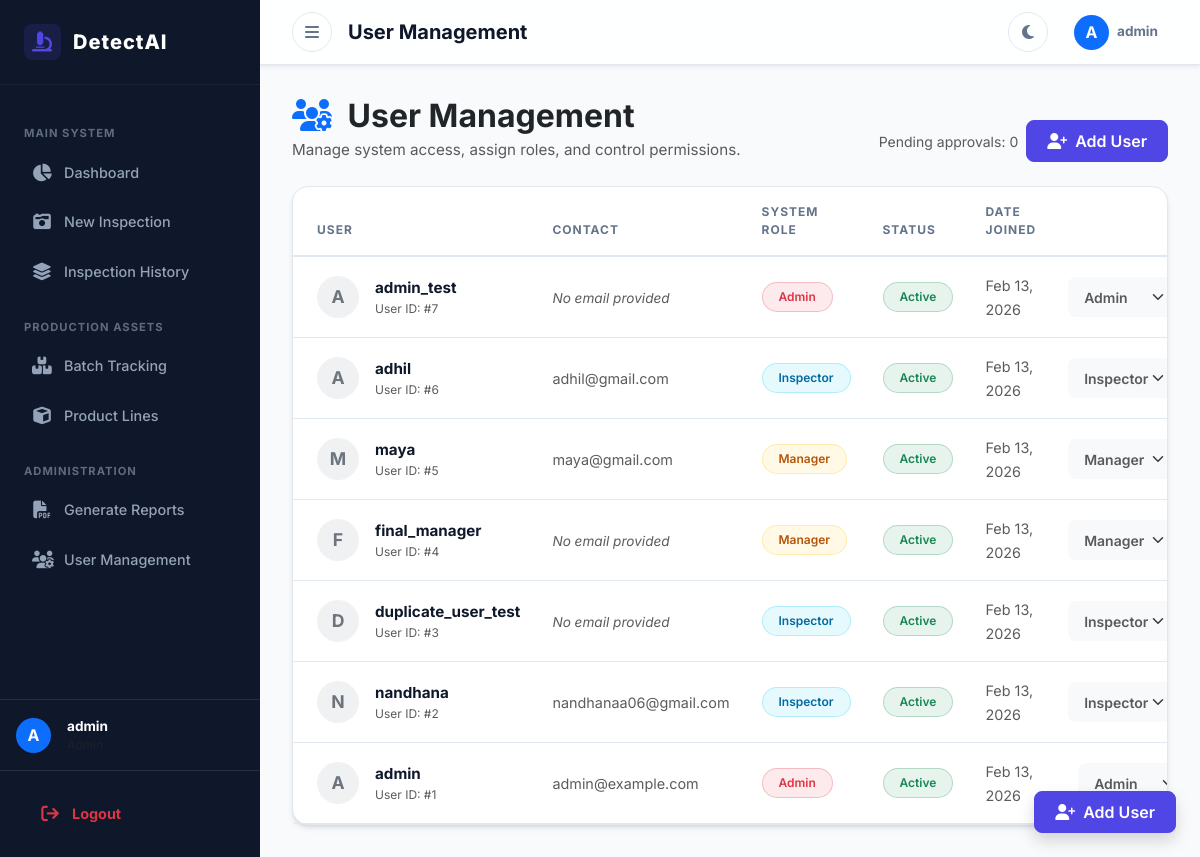
The page /accounts/users/ (signed in) on the database as committed earlier.
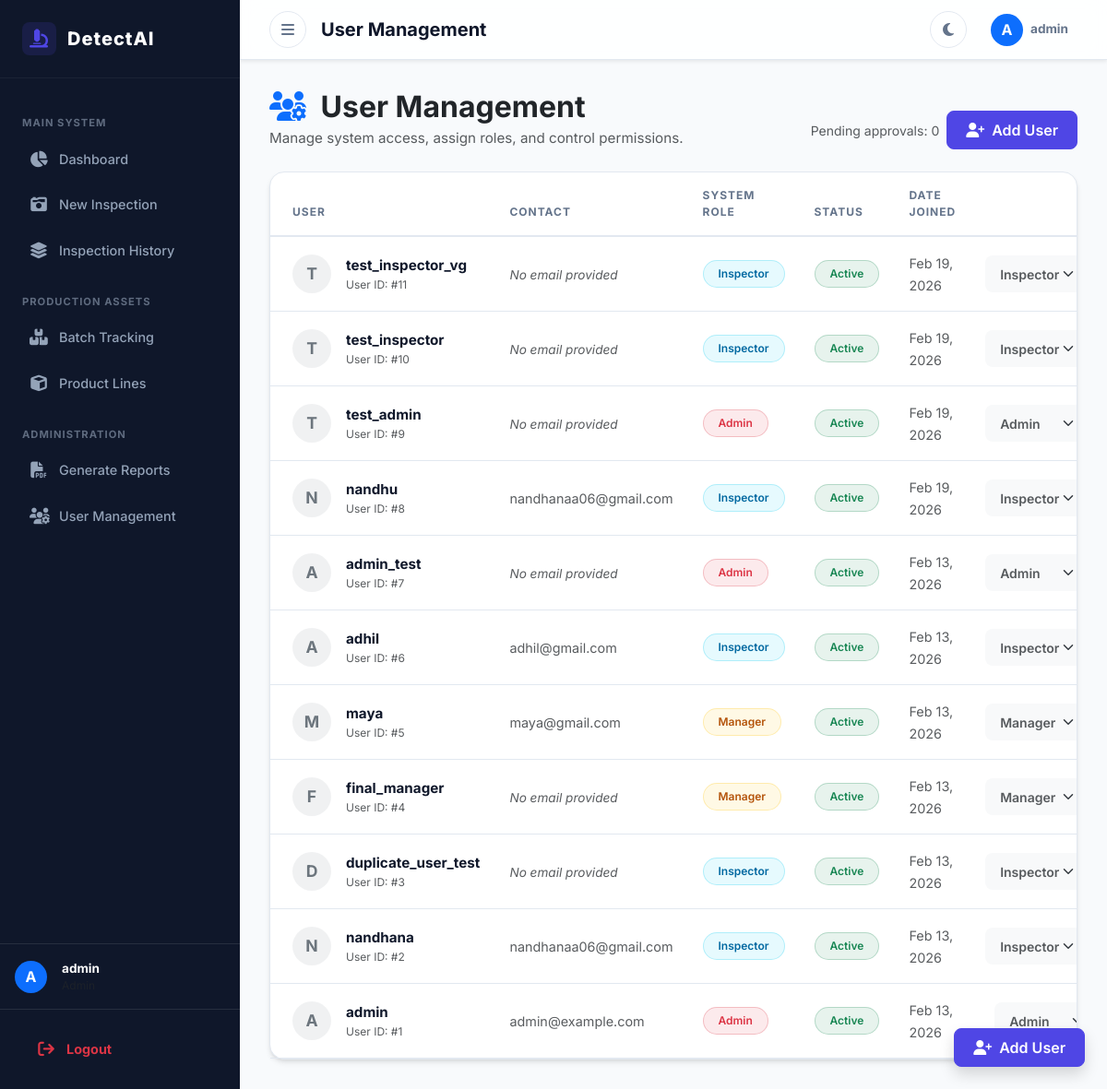
The same page on the database as committed later.
### accounts/models.py (models this page shows, shortened)
class CustomUser(AbstractUser):
    ROLE_CHOICES = (
        ('admin', 'Admin'),
        ('inspector', 'Quality Inspector'),
        ('manager', 'Production Manager'),
    )
    role = models.CharField(max_length=20, choices=ROLE_CHOICES, default='inspector')

### accounts/views.py (the view, shortened to what this page needs)
# urls.py: path('users/', views.user_list, name='user_list'),
@user_passes_test(is_admin)
def user_list(request):
    users = CustomUser.objects.all().order_by('-date_joined')
    pending_count = CustomUser.objects.filter(is_active=False).count()
    return render(request, 'users/user_list.html', {'users': users, 'pending_count': pending_count})

### accounts/views.py (called while the page is built)
def is_admin(user):
    return user.is_authenticated and (user.role in ['admin', 'manager'] or user.is_superuser)

### templates/users/user_list.html (shortened to what the changed rows need)
{% extends 'base.html' %}
{% block content %}
<div class="container-fluid px-0">
    <div class="mb-4 d-flex justify-content-between align-items-end flex-wrap gap-3">
        <div>
            <h2 class="fw-bold text-dark mb-1">
                <i class="fas fa-users-gear text-primary me-2"></i> User Management
            </h2>
        </div>
    </div>
    <div class="card shadow-sm border-0 rounded-4">
        <div class="card-body p-0">
            <div class="table-responsive">
                <table class="table table-hover align-middle mb-0">
                    <thead class="table-light">
                        <tr>
                            <th class="ps-4">User</th>
                            <th>Contact</th>
                            <th>System Role</th>
                            <th>Status</th>
                            <th>Date Joined</th>
                            <th class="pe-4 text-end">Actions</th>
                        </tr>
                    </thead>
                    <tbody>
                        {% for user in users %}
                        <tr>
                            <td class="ps-4">
                                <div class="d-flex align-items-center">
                                    <div class="bg-secondary bg-opacity-10 text-secondary rounded-circle d-flex justify-content-center align-items-center me-3 fw-bold" style="width: 42px; height: 42px; font-size: 1.1rem;">
                                        {{ user.username|first|upper }}
                                    </div>
                                    <div>
                                        <div class="fw-bold" style="color: var(--text-main); font-size: 0.95rem;">{{ user.username }}</div>
                                        <div class="text-muted" style="font-size: 0.75rem;">User ID: #{{ user.id }}</div>
                                    </div>
                                </div>
                            </td>
                            <td>
                                {% if user.email %}
                                    <span class="text-muted" style="font-size: 0.9rem;">{{ user.email }}</span>
                                {% else %}
                                    <span class="text-muted fst-italic" style="font-size: 0.85rem;">No email provided</span>
                                {% endif %}
                            </td>
                            <td>
                                {% if user.role == 'admin' %}
                                    <span class="badge bg-danger bg-opacity-10 text-danger border border-danger border-opacity-25 px-3 py-2 rounded-pill" style="font-weight: 600; font-size: 0.75rem;">Admin</span>
                                {% elif user.role == 'manager' %}
                                    <span class="badge bg-warning bg-opacity-10 text-warning border border-warning border-opacity-25 px-3 py-2 rounded-pill" style="font-weight: 600; font-size: 0.75rem; color: #b45309 !important;">Manager</span>
                                {% else %}
                                    <span class="badge bg-info bg-opacity-10 text-info border border-info border-opacity-25 px-3 py-2 rounded-pill" style="font-weight: 600; font-size: 0.75rem; color: #0369a1 !important;">Inspector</span>
                                {% endif %}
                            </td>
                            <td>
                                {% if user.is_active %}
                                    <span class="badge bg-success bg-opacity-10 text-success border border-success border-opacity-25 px-3 py-2 rounded-pill" style="font-weight: 600; font-size: 0.75rem;">Active</span>
                                {% else %}
                                    <span class="badge bg-secondary bg-opacity-10 text-secondary border border-secondary border-opacity-25 px-3 py-2 rounded-pill" style="font-weight: 600; font-size: 0.75rem;">Inactive</span>
                                {% endif %}
                            </td>
                            <td>
                                <span class="text-muted" style="font-size: 0.9rem;">
                                    {{ user.date_joined|date:"M d, Y" }}
                                </span>
                            </td>
                            <td class="pe-4">
                                <div class="d-flex justify-content-end align-items-center gap-2">
                                    <form action="{% url 'edit_user' user.id %}" method="post" class="d-flex align-items-center gap-2 m-0">
                                        <select name="role" class="form-select form-select-sm border-0 bg-light fw-semibold text-muted" style="width: 110px; box-shadow: none;">
                                            <option value="admin" {% if user.role == 'admin' %}selected{% endif %}>Admin</option>
                                            <option value="manager" {% if user.role == 'manager' %}selected{% endif %}>Manager</option>
                                            <option value="inspector" {% if user.role == 'inspector' %}selected{% endif %}>Inspector</option>
                                        </select>
                                    </form>
                                </div>
                            </td>
                        </tr>
                        {% endfor %}
                    </tbody>
                </table>
            </div>
        </div>
    </div>
</div>
{% endblock %}

### templates/base.html (shortened to what the changed rows need)
{% load static %}
<!DOCTYPE html>
<html lang="en">
<head>
    <link href="https://cdn.jsdelivr.net/npm/bootstrap@5.3.0/dist/css/bootstrap.min.css" rel="stylesheet">
    <link rel="stylesheet" href="https://cdnjs.cloudflare.com/ajax/libs/font-awesome/6.4.0/css/all.min.css">
    <link rel="stylesheet" href="{% static 'css/style.css' %}?v=20260308">
</head>
<body>
    <div id="wrapper">
        <div id="sidebar-wrapper">
            <div class="mt-auto">
                <div class="sidebar-user d-flex align-items-center gap-3 p-3 border-top border-secondary border-opacity-25">
                    <div class="sidebar-avatar rounded-circle bg-primary text-white d-flex align-items-center justify-content-center" style="width: 35px; height: 35px; font-weight: bold;">
                        {{ user.username|first|upper }}
                    </div>
                    <div class="sidebar-user-info">
                        <div class="sidebar-user-name text-white fw-bold" style="font-size: 0.85rem;">{{ user.username|default:"Guest" }}</div>
                        <div class="sidebar-user-role text-muted" style="font-size: 0.75rem; text-transform: capitalize;">{{ user.role|default:"User" }}</div>
                    </div>
                </div>
            </div>
        </div>
        <div id="page-content-wrapper">
            <header class="top-navbar shadow-sm">
                <div class="d-flex align-items-center gap-3">
                    <div class="dropdown">
                        <button class="nav-action-btn border-0 d-flex align-items-center gap-2" style="width: auto; padding: 0 10px;" type="button" data-bs-toggle="dropdown">
                            <div class="bg-primary text-white rounded-circle d-flex align-items-center justify-content-center" style="width: 35px; height: 35px; font-weight: bold;">
                                {{ user.username|first|upper }}
                            </div>
                            <div class="text-start d-none d-md-block">
                                <div class="fw-bold" style="font-size: 0.85rem; line-height: 1;">{{ user.username|default:"Guest" }}</div>
                            </div>
                        </button>
                    </div>
                </div>
            </header>
            <main class="main-content">
                {% block content %}
                {% endblock %}
            </main>
        </div>
    </div>
</body>
</html>

Rows that differ between the two databases and show on the page:
added CustomUser: username|first "T", username "test_inspector_vg", id "11", email "No email provided", shows "Inspector", is_active "Active", date_joined "Feb 19, 2026", role "Inspector"
added CustomUser: username|first "T", username "test_inspector", id "10", email "No email provided", shows "Inspector", is_active "Active", date_joined "Feb 19, 2026", role "Inspector"
added CustomUser: username|first "T", username "test_admin", id "9", email "No email provided", shows "Admin", is_active "Active", date_joined "Feb 19, 2026", role "Admin"
added CustomUser: username|first "N", username "nandhu", id "8", email "nandhanaa06@gmail.com", shows "Inspector", is_active "Active", date_joined "Feb 19, 2026", role "Inspector"
